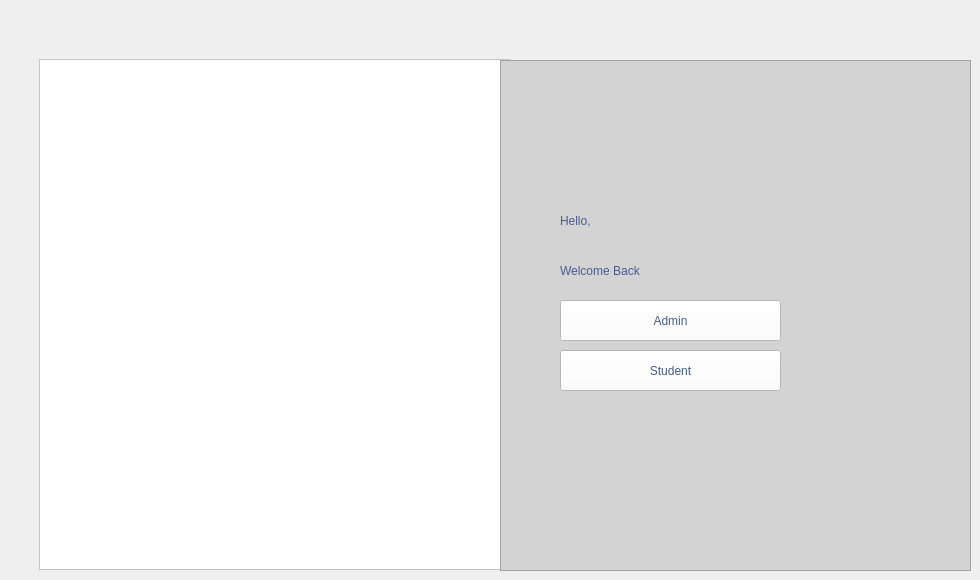
    <widget class="QWidget" name="page_1">
     <widget class="QLabel" name="label">
      <property name="geometry">
       <rect>
        <x>60</x>
        <y>80</y>
        <width>401</width>
        <height>451</height>
       </rect>
      </property>
      <property name="text">
       <string/>
      </property>
      <property name="pixmap">
       <pixmap resource="project01.qrc">:/welcome/Onboarding-cuate (1).png</pixmap>
      </property>
      <property name="scaledContents">
       <bool>true</bool>
      </property>
     </widget>
     <widget class="QFrame" name="frame">
      <property name="geometry">
       <rect>
        <x>39</x>
        <y>59</y>
        <width>471</width>
        <height>511</height>
       </rect>
      </property>
      <property name="styleSheet">
       <string notr="true">background-color: rgb(255, 255, 255);</string>
      </property>
      <property name="frameShape">
       <enum>QFrame::Shape::StyledPanel</enum>
      </property>
      <property name="frameShadow">
       <enum>QFrame::Shadow::Raised</enum>
      </property>
     </widget>
     <widget class="QFrame" name="frame_2">
      <property name="geometry">
       <rect>
        <x>500</x>
        <y>60</y>
        <width>471</width>
        <height>511</height>
       </rect>
      </property>
      <property name="styleSheet">
       <string notr="true">background-color: rgb(211, 211, 211);</string>
      </property>
      <property name="frameShape">
       <enum>QFrame::Shape::StyledPanel</enum>
      </property>
      <property name="frameShadow">
       <enum>QFrame::Shadow::Raised</enum>
      </property>
      <widget class="QLabel" name="label_2">
       <property name="geometry">
        <rect>
         <x>60</x>
         <y>120</y>
         <width>141</width>
         <height>81</height>
        </rect>
       </property>
       <property name="styleSheet">
        <string notr="true">font: 700 36pt &quot;Segoe UI&quot;;
color: rgb(70, 92, 144);</string>
       </property>
       <property name="text">
        <string>Hello,</string>
       </property>
      </widget>
      <widget class="QLabel" name="label_3">
       <property name="geometry">
        <rect>
         <x>60</x>
         <y>170</y>
         <width>251</width>
         <height>81</height>
        </rect>
       </property>
       <property name="styleSheet">
        <string notr="true">font: 700 24pt &quot;Segoe UI&quot;;

color: rgb(70, 92, 144);</string>
       </property>
       <property name="text">
        <string>Welcome Back </string>
       </property>
      </widget>
      <widget class="QLabel" name="label_4">
       <property name="geometry">
        <rect>
         <x>330</x>
         <y>20</y>
         <width>61</width>
         <height>61</height>
        </rect>
       </property>
       <property name="styleSheet">
        <string notr="true">font: 700 36pt &quot;Segoe UI&quot;;
color: rgb(70, 92, 144);</string>
       </property>
       <property name="text">
        <string/>
       </property>
       <property name="pixmap">
        <pixmap resource="project01.qrc">:/newPrefix/Screenshot_2025-05-15_005716-removebg-preview.png</pixmap>
       </property>
       <property name="scaledContents">
        <bool>true</bool>
       </property>
      </widget>
      <widget class="QPushButton" name="AdminB">
       <property name="geometry">
        <rect>
         <x>60</x>
         <y>240</y>
         <width>221</width>
         <height>41</height>
        </rect>
       </property>
       <property name="styleSheet">
        <string notr="true">background-color: rgb(255, 255, 255);
color: rgb(70, 92, 144);
font: 700 12pt &quot;Segoe UI&quot;;</string>
       </property>
       <property name="text">
        <string>Admin</string>
       </property>
      </widget>
      <widget class="QPushButton" name="StudentB">
       <property name="geometry">
        <rect>
         <x>60</x>
         <y>290</y>
         <width>221</width>
         <height>41</height>
        </rect>
       </property>
       <property name="styleSheet">
        <string notr="true">background-color: rgb(255, 255, 255);
color: rgb(70, 92, 144);
font: 700 12pt &quot;Segoe UI&quot;;</string>
       </property>
       <property name="text">
        <string>Student</string>
       </property>
      </widget>
      <zorder>label_3</zorder>
      <zorder>label_2</zorder>
      <zorder>label_4</zorder>
      <zorder>AdminB</zorder>
      <zorder>StudentB</zorder>
     </widget>
     <zorder>frame</zorder>
     <zorder>label</zorder>
     <zorder>frame_2</zorder>
    </widget>
